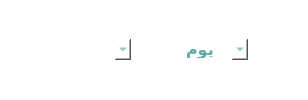
                        <widget class="QWidget" name="widget_8" native="true">
                         <property name="layoutDirection">
                          <enum>Qt::RightToLeft</enum>
                         </property>
                         <property name="styleSheet">
                          <string notr="true">
	background-color: #FFFFFF;
	border: none;
	border-radius: 12px;

</string>
                         </property>
                         <layout class="QHBoxLayout" name="horizontalLayout_44">
                          <property name="spacing">
                           <number>0</number>
                          </property>
                          <property name="leftMargin">
                           <number>0</number>
                          </property>
                          <property name="topMargin">
                           <number>0</number>
                          </property>
                          <property name="rightMargin">
                           <number>10</number>
                          </property>
                          <property name="bottomMargin">
                           <number>0</number>
                          </property>
                          <item alignment="Qt::AlignVCenter">
                           <widget class="QFrame" name="frame_19">
                            <property name="layoutDirection">
                             <enum>Qt::RightToLeft</enum>
                            </property>
                            <property name="frameShape">
                             <enum>QFrame::StyledPanel</enum>
                            </property>
                            <property name="frameShadow">
                             <enum>QFrame::Raised</enum>
                            </property>
                            <layout class="QHBoxLayout" name="horizontalLayout_45">
                             <property name="spacing">
                              <number>10</number>
                             </property>
                             <property name="leftMargin">
                              <number>10</number>
                             </property>
                             <property name="topMargin">
                              <number>10</number>
                             </property>
                             <property name="rightMargin">
                              <number>10</number>
                             </property>
                             <property name="bottomMargin">
                              <number>10</number>
                             </property>
                             <item>
                              <spacer name="horizontalSpacer">
                               <property name="layoutDirection">
                                <enum>Qt::RightToLeft</enum>
                               </property>
                               <property name="orientation">
                                <enum>Qt::Horizontal</enum>
                               </property>
                               <property name="sizeHint" stdset="0">
                                <size>
                                 <width>40</width>
                                 <height>20</height>
                                </size>
                               </property>
                              </spacer>
                             </item>
                             <item>
                              <widget class="QComboBox" name="cb_dashboard_time">
                               <property name="sizePolicy">
                                <sizepolicy hsizetype="Expanding" vsizetype="Fixed">
                                 <horstretch>0</horstretch>
                                 <verstretch>0</verstretch>
                                </sizepolicy>
                               </property>
                               <property name="font">
                                <font>
                                 <pointsize>12</pointsize>
                                 <weight>75</weight>
                                 <bold>true</bold>
                                </font>
                               </property>
                               <property name="toolTip">
                                <string>Chose Peroid</string>
                               </property>
                               <property name="layoutDirection">
                                <enum>Qt::LeftToRight</enum>
                               </property>
                               <property name="styleSheet">
                                <string notr="true">QComboBox{
color:rgb(94, 170, 168);
border-radius:10px;
}

QComboBox:hover{
background-color: qlineargradient(spread:pad, x1:0, y1:0.8, x2:1, y2:0.9,stop:0 rgb(94, 170, 168) , stop:1 rgba(255, 255, 255, 226) );
color:#FFFFFF;
}


</string>
                               </property>
                               <property name="currentText">
                                <string>يوم</string>
                               </property>
                               <property name="insertPolicy">
                                <enum>QComboBox::InsertAtTop</enum>
                               </property>
                               <property name="sizeAdjustPolicy">
                                <enum>QComboBox::AdjustToContents</enum>
                               </property>
                               <item>
                                <property name="text">
                                 <string>يوم</string>
                                </property>
                               </item>
                               <item>
                                <property name="text">
                                 <string>أسبوع</string>
                                </property>
                               </item>
                               <item>
                                <property name="text">
                                 <string>شهر</string>
                                </property>
                               </item>
                               <item>
                                <property name="text">
                                 <string>سنة</string>
                                </property>
                               </item>
                              </widget>
                             </item>
                             <item>
                              <spacer name="horizontalSpacer_3">
                               <property name="layoutDirection">
                                <enum>Qt::RightToLeft</enum>
                               </property>
                               <property name="orientation">
                                <enum>Qt::Horizontal</enum>
                               </property>
                               <property name="sizeHint" stdset="0">
                                <size>
                                 <width>40</width>
                                 <height>20</height>
                                </size>
                               </property>
                              </spacer>
                             </item>
                             <item>
                              <widget class="QComboBox" name="cb_dashboard_role">
                               <property name="sizePolicy">
                                <sizepolicy hsizetype="Expanding" vsizetype="Fixed">
                                 <horstretch>0</horstretch>
                                 <verstretch>0</verstretch>
                                </sizepolicy>
                               </property>
                               <property name="font">
                                <font>
                                 <pointsize>12</pointsize>
                                 <weight>75</weight>
                                 <bold>true</bold>
                                </font>
                               </property>
                               <property name="layoutDirection">
                                <enum>Qt::LeftToRight</enum>
                               </property>
                               <property name="styleSheet">
                                <string notr="true">QComboBox{
color:rgb(94, 170, 168);
border-radius:10px;
}

QComboBox:hover{
background-color: qlineargradient(spread:pad, x1:0, y1:0.8, x2:1, y2:0.9,stop:0 rgb(94, 170, 168) , stop:1 rgba(255, 255, 255, 226) );
color:#FFFFFF;
}


</string>
                               </property>
                               <property name="currentText">
                                <string/>
                               </property>
                              </widget>
                             </item>
                             <item>
                              <spacer name="horizontalSpacer_2">
                               <property name="layoutDirection">
                                <enum>Qt::RightToLeft</enum>
                               </property>
                               <property name="orientation">
                                <enum>Qt::Horizontal</enum>
                               </property>
                               <property name="sizeHint" stdset="0">
                                <size>
                                 <width>40</width>
                                 <height>20</height>
                                </size>
                               </property>
                              </spacer>
                             </item>
                            </layout>
                           </widget>
                          </item>
                         </layout>
                        </widget>
